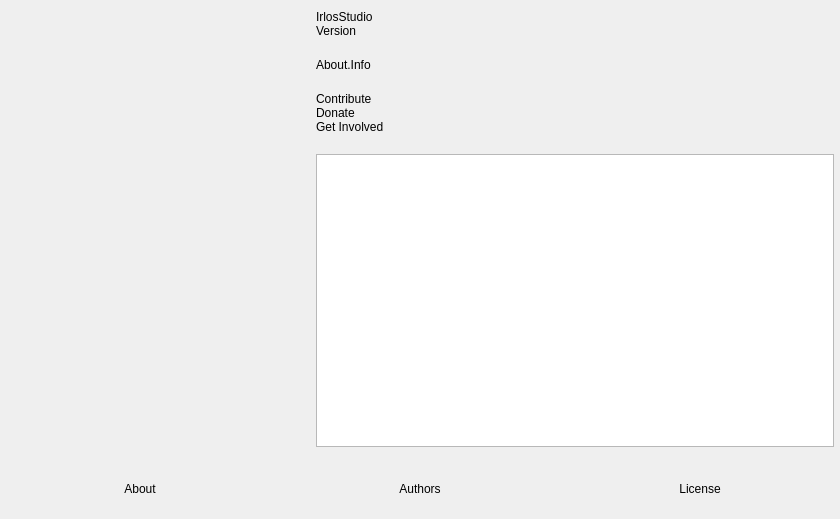
<?xml version="1.0" encoding="UTF-8"?>
<ui version="4.0">
 <class>OBSAbout</class>
 <widget class="QWidget" name="OBSAbout">
  <property name="geometry">
   <rect>
    <x>0</x>
    <y>0</y>
    <width>840</width>
    <height>519</height>
   </rect>
  </property>
  <property name="windowTitle">
   <string>About</string>
  </property>
  <layout class="QVBoxLayout" name="verticalLayout_2">
   <property name="leftMargin">
    <number>0</number>
   </property>
   <property name="topMargin">
    <number>0</number>
   </property>
   <property name="rightMargin">
    <number>0</number>
   </property>
   <property name="bottomMargin">
    <number>0</number>
   </property>
   <item>
    <layout class="QHBoxLayout" name="horizontalLayout_2">
     <property name="spacing">
      <number>30</number>
     </property>
     <property name="leftMargin">
      <number>30</number>
     </property>
     <property name="topMargin">
      <number>10</number>
     </property>
     <property name="rightMargin">
      <number>6</number>
     </property>
     <property name="bottomMargin">
      <number>6</number>
     </property>
     <item>
      <widget class="QLabel" name="icon">
       <property name="minimumSize">
        <size>
         <width>256</width>
         <height>256</height>
        </size>
       </property>
       <property name="maximumSize">
        <size>
         <width>256</width>
         <height>256</height>
        </size>
       </property>
       <property name="text">
        <string/>
       </property>
       <property name="pixmap">
        <pixmap>:res/images/obs.png</pixmap>
       </property>
       <property name="scaledContents">
        <bool>true</bool>
       </property>
      </widget>
     </item>
     <item>
      <layout class="QVBoxLayout" name="verticalLayout">
       <property name="spacing">
        <number>0</number>
       </property>
       <item>
        <widget class="QLabel" name="name">
         <property name="text">
          <string notr="true">IrlosStudio</string>
         </property>
        </widget>
       </item>
       <item>
        <widget class="QLabel" name="version">
         <property name="text">
          <string notr="true">Version</string>
         </property>
        </widget>
       </item>
       <item>
        <spacer name="verticalSpacer_2">
         <property name="orientation">
          <enum>Qt::Vertical</enum>
         </property>
         <property name="sizeType">
          <enum>QSizePolicy::Fixed</enum>
         </property>
         <property name="sizeHint" stdset="0">
          <size>
           <width>20</width>
           <height>20</height>
          </size>
         </property>
        </spacer>
       </item>
       <item>
        <widget class="QLabel" name="info">
         <property name="text">
          <string>About.Info</string>
         </property>
         <property name="wordWrap">
          <bool>true</bool>
         </property>
        </widget>
       </item>
       <item>
        <spacer name="verticalSpacer_3">
         <property name="orientation">
          <enum>Qt::Vertical</enum>
         </property>
         <property name="sizeType">
          <enum>QSizePolicy::Fixed</enum>
         </property>
         <property name="sizeHint" stdset="0">
          <size>
           <width>20</width>
           <height>20</height>
          </size>
         </property>
        </spacer>
       </item>
       <item>
        <widget class="QLabel" name="contribute">
         <property name="text">
          <string notr="true">Contribute</string>
         </property>
         <property name="wordWrap">
          <bool>true</bool>
         </property>
        </widget>
       </item>
       <item>
        <widget class="QLabel" name="donate">
         <property name="text">
          <string notr="true">Donate</string>
         </property>
        </widget>
       </item>
       <item>
        <widget class="QLabel" name="getInvolved">
         <property name="text">
          <string notr="true">Get Involved</string>
         </property>
        </widget>
       </item>
       <item>
        <spacer name="verticalSpacer">
         <property name="orientation">
          <enum>Qt::Vertical</enum>
         </property>
         <property name="sizeType">
          <enum>QSizePolicy::Fixed</enum>
         </property>
         <property name="sizeHint" stdset="0">
          <size>
           <width>20</width>
           <height>20</height>
          </size>
         </property>
        </spacer>
       </item>
       <item>
        <widget class="QTextBrowser" name="textBrowser">
         <property name="openExternalLinks">
          <bool>true</bool>
         </property>
        </widget>
       </item>
      </layout>
     </item>
    </layout>
   </item>
   <item>
    <widget class="QFrame" name="widget">
     <property name="minimumSize">
      <size>
       <width>0</width>
       <height>60</height>
      </size>
     </property>
     <layout class="QHBoxLayout" name="horizontalLayout">
      <property name="spacing">
       <number>0</number>
      </property>
      <property name="leftMargin">
       <number>0</number>
      </property>
      <property name="topMargin">
       <number>0</number>
      </property>
      <property name="rightMargin">
       <number>0</number>
      </property>
      <property name="bottomMargin">
       <number>0</number>
      </property>
      <item>
       <widget class="ClickableLabel" name="about">
        <property name="text">
         <string>About</string>
        </property>
        <property name="alignment">
         <set>Qt::AlignCenter</set>
        </property>
       </widget>
      </item>
      <item>
       <widget class="ClickableLabel" name="authors">
        <property name="text">
         <string>Authors</string>
        </property>
        <property name="alignment">
         <set>Qt::AlignCenter</set>
        </property>
       </widget>
      </item>
      <item>
       <widget class="ClickableLabel" name="license">
        <property name="text">
         <string>License</string>
        </property>
        <property name="alignment">
         <set>Qt::AlignCenter</set>
        </property>
       </widget>
      </item>
     </layout>
    </widget>
   </item>
  </layout>
 </widget>
 <customwidgets>
  <customwidget>
   <class>ClickableLabel</class>
   <extends>QLabel</extends>
   <header>clickable-label.hpp</header>
  </customwidget>
 </customwidgets>
 <resources/>
 <connections/>
</ui>
